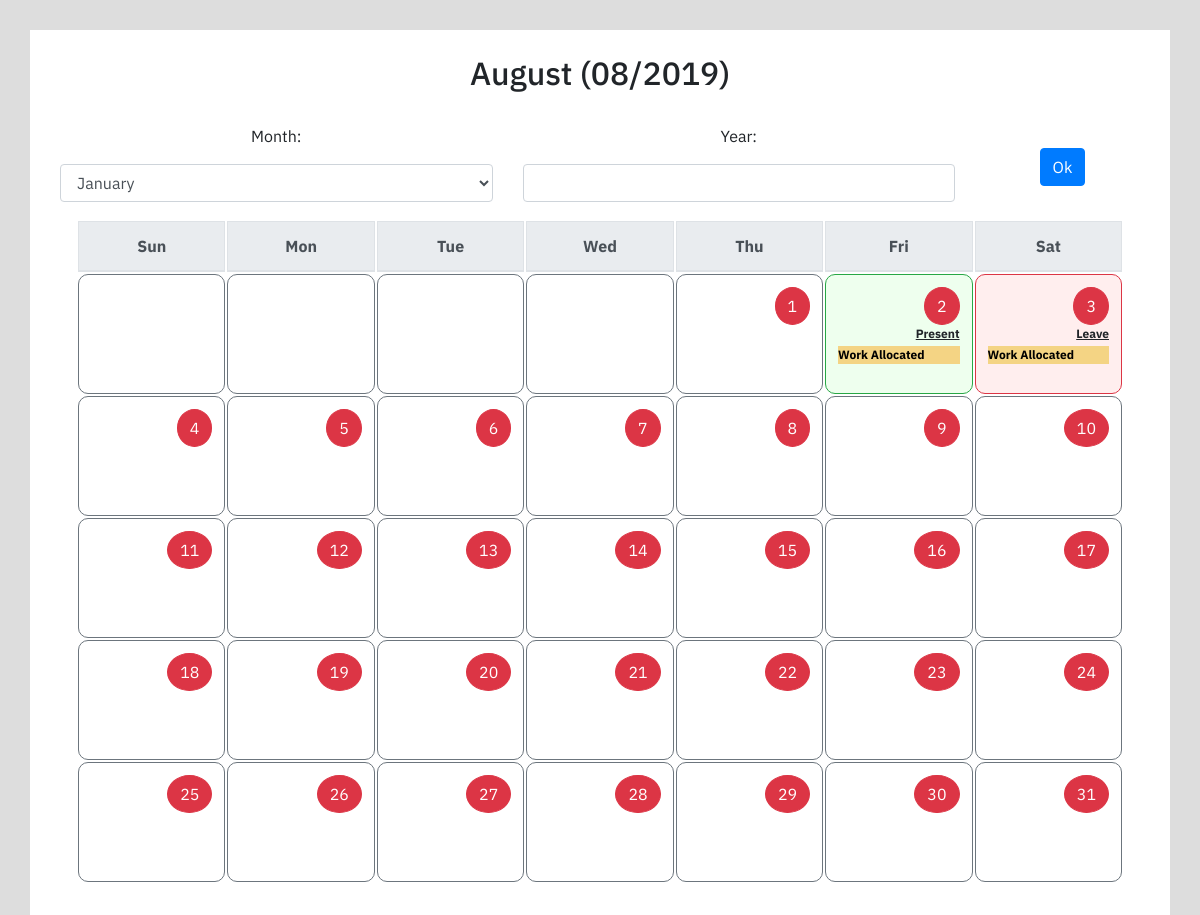
The page / on the database its author committed.
### calendarapp/models.py (models this page shows, shortened)
class DateInstance(models.Model):
    status = models.CharField(max_length = 7, default='None')
    task1 = models.CharField(max_length = 17, default='None')
    task2 = models.CharField(max_length = 17, default='None')
    task3 = models.CharField(max_length = 17, default='None')
    date = models.DateField(default=datetime.now)

class Tasks(models.Model):
    date = models.DateField(default = datetime.now)
    task = models.CharField(max_length=100)

### calendarapp/views.py (the view, shortened to what this page needs)
# urls.py: url(r'^$', views.IndexView.as_view(), name="index"),
class IndexView(View):
    form_class = DateForm
    template_name = "calendarapp/index.html"
    def get(self,request):
        form = self.form_class(request.GET)
        if not request.GET.keys():
            currdate = datetime.now()
        else:
            month = request.GET["month"]
            year = request.GET["year"]
            currdate = datetime(int(year),int(month),10)
        currdate = isttime(currdate)
        month = currdate.month
        year = currdate.year
        blocks = DateInstance.objects.filter(date__month = month, date__year = year)
        tasks = Tasks.objects.filter(date__month = month, date__year = year)
        last_date = last_day_of_month(currdate.date())
        first_date = currdate.replace(day=1)
        date_array = generate_date_array(first_date,last_date)
        first_day = first_date.strftime("%A")
        date_array = date_array[1:]
        sat_date_array = generate_sat_date_array(date_array)
        block_date_array = list()
        for block in blocks:
            block_date_array.append(block.date)
        return render(request, self.template_name,{'form':form, 'blocks':blocks, 'currdate':currdate, "date_array":date_array, "sat_date_array":sat_date_array, "block_date_array":block_date_array ,"first_day":first_day, "first_date":first_date.date(), "tasks":tasks})

### calendarapp/forms.py
class DateForm(forms.Form):
    Options = (('1', 'January'),('2', 'February'),('3', 'March'),('4', 'April'),('5', 'May'),('6', 'June'),('7', 'July'),('8', 'August'),('9', 'September'),('10', 'October'),('11', 'November'),('12', 'December'))
    month = forms.ChoiceField(label='Month', widget=forms.Select, choices=Options)
    year = forms.IntegerField(max_value = 9999, min_value = 1901, initial = int(now.strftime("%Y")))
    class Meta:
        fields = ["month","year"]

### calendarapp/functions.py (called while the page is built)
def last_day_of_month(any_day):
    next_month = any_day.replace(day=28) + datetime.timedelta(days=4)
    return next_month - datetime.timedelta(days=next_month.day)

def generate_date_array(start,end):
    date_array = list()
    step = datetime.timedelta(days=1)
    while start.date()<=end:
        date_array.append(start.date())
        start += step
    return date_array

def generate_sat_date_array(date_array):
    sat_date_array = list()
    for date in date_array:
        d = datetime.datetime(date.year, date.month, date.day)
        if d.strftime("%A") == 'Saturday':
            sat_date_array.append(date)
    return sat_date_array

def isttime(date_utc):
    date_asia = date_utc.astimezone(timezone('Asia/Kolkata'))
    return date_asia

### calendarapp/templates/calendarapp/index.html (shortened to what this page needs)
{% load staticfiles %}
{% load widget_tweaks %}
<!DOCTYPE html>
<html lang="en" dir="ltr">
  <head>
    <link rel="stylesheet" href="https://maxcdn.bootstrapcdn.com/bootstrap/4.0.0/css/bootstrap.min.css">
    <link rel="stylesheet" type="text/css" href="{% static 'calendarapp/css/masters.css' %}">
  </head>
  <body>
    <div class="container" id="top_div">
      <br>
      {% if currdate.month < 10 %}
        <h2 id="top_div_header">{{ currdate|date:'F' }} (0{{currdate.month}}/{{currdate.year}})</h2>
      {% else %}
        <h2 id="top_div_header">{{ currdate|date:'F' }} ({{currdate.month}}/{{currdate.year}})</h2>
      {% endif %}
      <br>
      <div class="container">
        <form id="dateform" action="" method="get" enctype="multipart/form-data">
          <div class="row">
            {% for field in form %}
            <div class="form-group col-sm-5">
              <label>{{ field.label_tag }}</label>
              {{ field|add_class:'form-control' }}
            </div>
            {% endfor %}
          <div class="form-group col-sm-2" >
            <br>
            <button type="submit" id="submitdate" class="btn btn-primary">Ok</button>
          </div>
        </div>
        </form>
      <div class="container">
      <table id="calendar" class="table table-borderless ">
        <thead class="thead-light">
          <tr>
            <th>Sun</th>
            <th>Mon</th>
            <th>Tue</th>
            <th>Wed</th>
            <th>Thu</th>
            <th>Fri</th>
            <th>Sat</th>
          </tr>
        </thead>
        <tbody>
          <tr>
            {% if first_day == 'Thursday' %}
            <td class="border border-secondary"></td>
            <td class="border border-secondary"></td>
            <td class="border border-secondary"></td>
            <td class="border border-secondary"></td>
            {% endif %}
            {% if first_date not in block_date_array %}
            <td class="border border-secondary">
              <button type="button" data-url="{% url 'update' %}" onclick="showValue({{ first_date|date:'d' }},this)" class="btn btn-danger rounded-circle date-btn" data-toggle="modal" data-target="#stModal">{{ first_date.day }}</button>
            </td>
            {% endif %}
            {% for date in date_array %}
            {% for block in blocks %}
              {% if block.date == date %}
                {% if block.status == 'Present' %}
                <td class="border border-success present-date">
                {% endif %}
                {% if block.status == 'Leave' %}
                <td class="border border-danger leave-date">
                {% endif %}
                  <button type="button" data-url="{% url 'update' %}" onclick="showValue({{ date|date:'d' }},this)" class="btn btn-danger rounded-circle date-btn" data-toggle="modal" data-target="#stModal" id="btn1">{{ date.day }}</button>
                  {% if block.status != 'None' %}
                  <p class="date-status"><ins><b>{{ block.status }}</b></ins></p>
                  {% endif %}
                  {% for tasker in tasks %}
                    {% if tasker.date == block.date %}
                      {% if tasker.task == "Work Allocated" %}
                        <p class="date-task work-task"><b>{{ tasker.task }}</b></p>
                      {% elif tasker.task == "Scheduled Call" %}
                        <p class="date-task call-task"><b>{{ tasker.task }}</b></p>
                      {% elif tasker.task == "Meeting Scheduled" %}
                        <p class="date-task meet-task"><b>{{ tasker.task }}</b></p>
                      {% else %}
                        <p class="date-task rand-task"><b>{{ tasker.task }}</b></p>
                      {% endif %}
                    {% endif %}
                  {% endfor %}
              </td>
              {% endif %}
            {% endfor %}
            {% if date not in block_date_array %}
            <td class="border border-secondary">
              <button type="button" data-url="{% url 'update' %}" onclick="showValue({{ date|date:'d' }},this)" class="btn btn-danger rounded-circle date-btn" data-toggle="modal" data-target="#stModal">{{ date.day }}</button>
            </td>
            {% endif %}
              {% if date in sat_date_array %}
                </tr>
                <tr>
            {% endif %}
            {% endfor %}
          </tr>
        </tbody>
      </table>
      </div>
      <br>
    </div>
  </body>
</html>

### calendarapp/static/calendarapp/css/masters.css (style rules this page uses)
body { background-color: #DDDDDD; }
#top_div { margin-top: 2.5%; margin-bottom: 2.5%; background-color: #FFFFFF; font-family: 'IBM Plex Sans', sans-serif; text-align: center; }
#calendar { width: 100%; border: 1px solid white; border-collapse: separate; }
table, th,tr, td { border: 1px solid white; }
.border { border-radius: 10px; }
td { position: relative; width: 10vw; height: 10vw; text-align: right; font-size: 75%; }
.date-task { text-align: left; margin-bottom: 2%; color: black; }
.date-status { text-align: right; margin-bottom: 2%; }
.present-date { background-color: #eeffee; }
.leave-date { background-color: #ffeeee; }
.work-task { background-color: #F4D484; }

### rows shown on the page
DateInstance: day "2", status "Present"
Tasks: task "Work Allocated"
DateInstance: day "3", status "Leave"
Tasks: task "Work Allocated"

### other values the page prints
{{ currdate|date:'F' }} "August"
{{ currdate.month }} "8"
{{ currdate.year }} "2019"
{{ field.label_tag }} "Month:" "Year:"
{{ first_date.day }} "1"
{{ date.day }} "4" "5" "6" "7" "8" "9" "10" "11" "12" "13" "14" "15" "16" "17" "18" "19" "20" "21" "22" "23" "24" "25" "26" "27" "28" "29" "30" "31"
